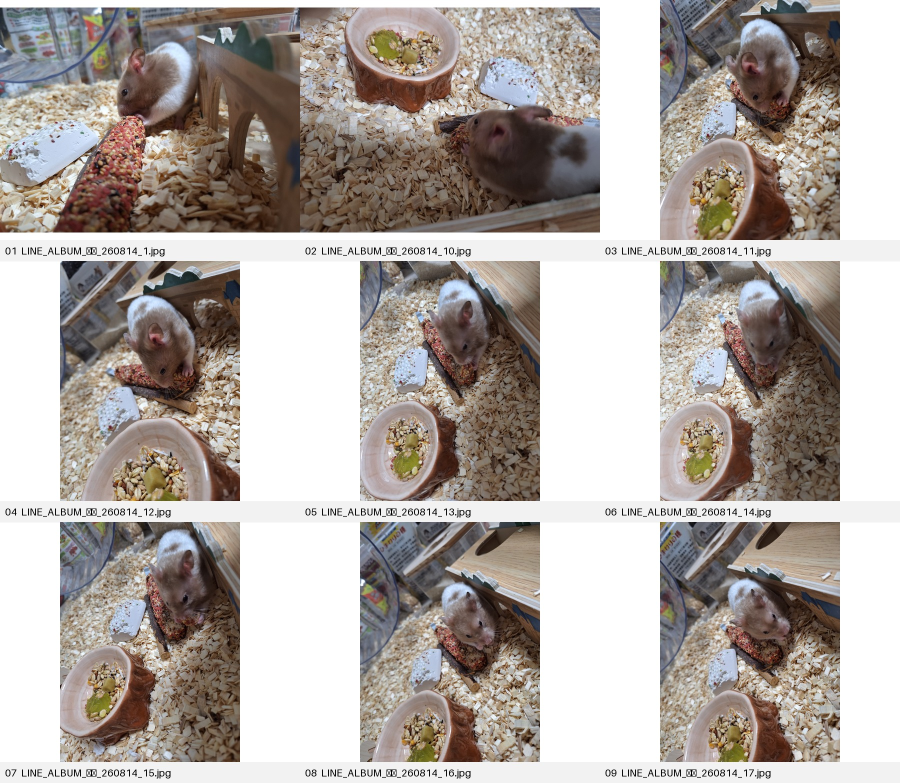
#> input picture pet-art/run/references/reference-01.jpg, 1800 x 1566 px (shown at 1/2 size)
$ python make-grounding-board.py
#> lines starting #> are read from the running program, lines starting #| are printed output that depends on the picture; pictures that were not available may be replaced by others from this repository, and a replacement may not be noted
from pathlib import Path
from PIL import Image, ImageOps, ImageDraw

root = Path(__file__).parent
ref = root / "references"
items = [ref / f"reference-0{i}.jpg" for i in range(1, 10)]
items += [ref / "layout-guides" / "idle.png", ref / "canonical-base.png"]
thumb_w, thumb_h = 480, 300
cols = 3
rows = (len(items) + cols - 1) // cols
board = Image.new("RGB", (cols * thumb_w, rows * thumb_h), "#202020")
#> board: PIL image 1440x1200 RGB; every value is 32
for n, path in enumerate(items):
    im = Image.open(path).convert("RGB")
#> im is the input picture: PIL image 1800x1566 RGB; mean R, G, B 176.6, 168.9, 163.8
    im.thumbnail((thumb_w - 16, thumb_h - 42), Image.Resampling.LANCZOS)
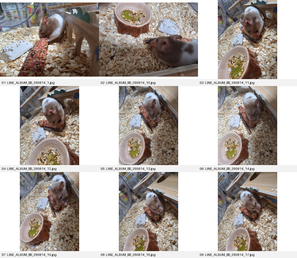
#> im: PIL image 297x258 RGB; mean R, G, B 176.4, 168.7, 163.6
    tile = Image.new("RGB", (thumb_w, thumb_h), "#303030")
#> tile: PIL image 480x300 RGB; every value is 48
    tile.paste(im, ((thumb_w - im.width)//2, 6))
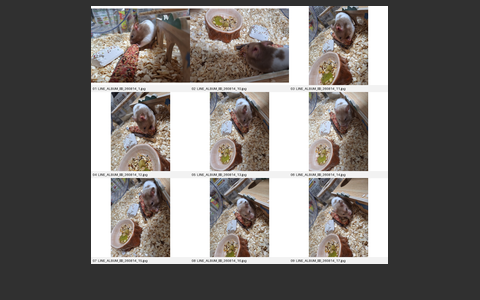
#> tile: PIL image 480x300 RGB; mean R, G, B 116.3, 112.2, 109.5
    d = ImageDraw.Draw(tile)
    d.text((8, thumb_h - 28), path.name, fill="white")
    x, y = (n % cols) * thumb_w, (n // cols) * thumb_h
    board.paste(tile, (x, y))
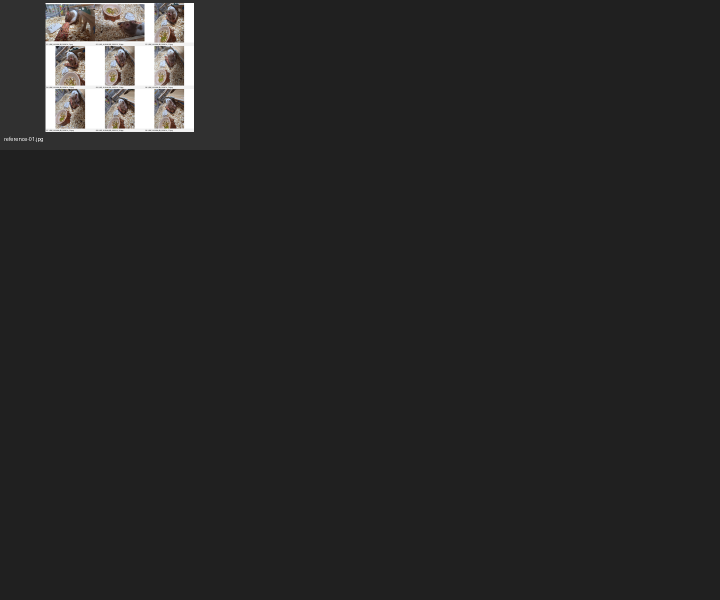
#> board: PIL image 1440x1200 RGB (shown at 1/2 size); mean R, G, B 39, 38.7, 38.5
#> pass 2 of the loop `for n, path in enumerate(items):`:
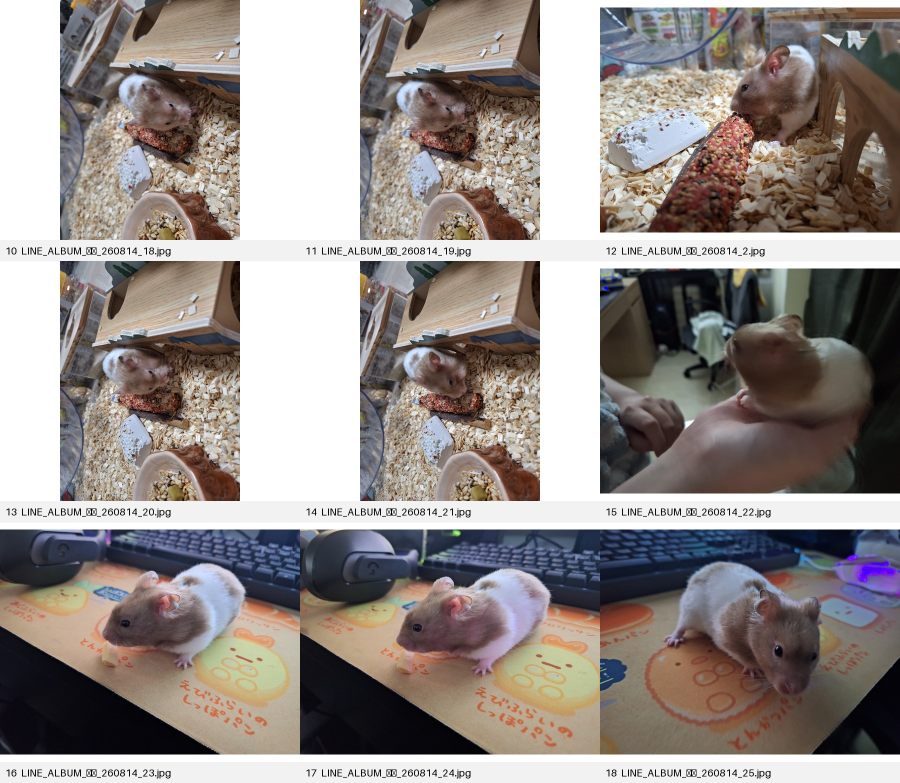
#> input picture pet-art/run/references/reference-02.jpg, 1800 x 1566 px (shown at 1/2 size)
#> im is the input picture: PIL image 1800x1566 RGB; mean R, G, B 149.9, 142.2, 138.8
#> im: PIL image 297x258 RGB
#> `tile.paste(im, ((thumb_w - im.width)//2, 6))`:
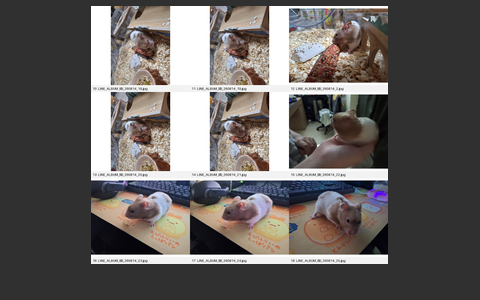
#> tile: PIL image 480x300 RGB; mean R, G, B 102.1, 98, 96.2
#> `board.paste(tile, (x, y))`:
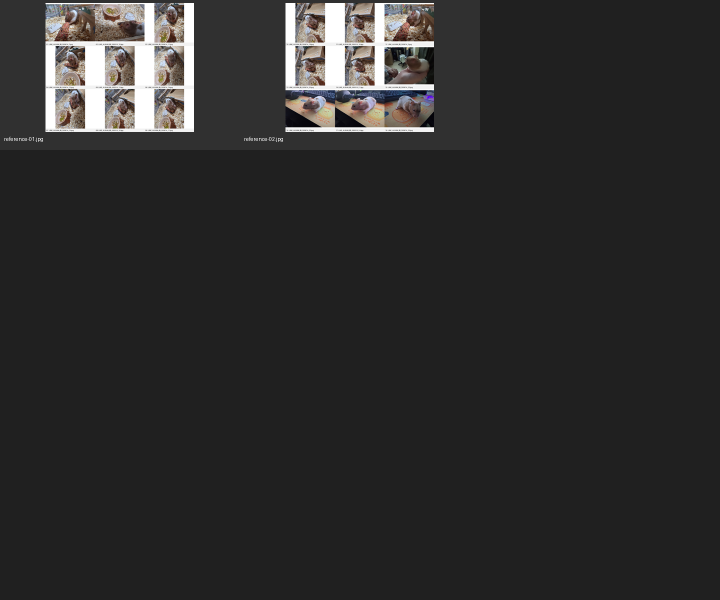
#> board: PIL image 1440x1200 RGB (shown at 1/2 size); mean R, G, B 44.9, 44.2, 43.9
#> (the run stopped early here; a loop or call above may not have finished)
